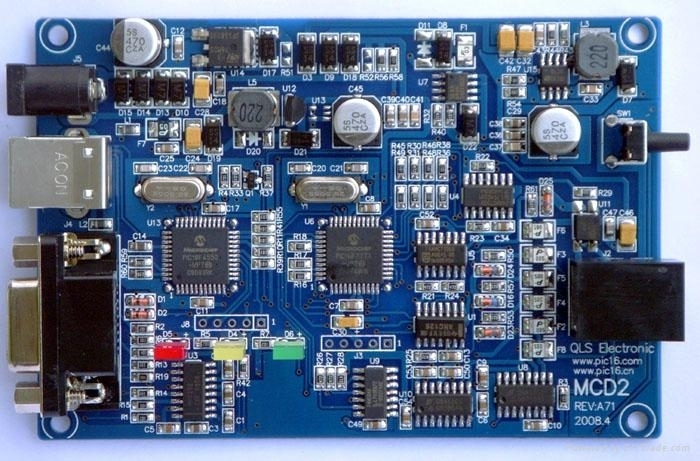
#> input picture OpenCV/opencv-fig2-board.jpg, 700 x 461 px
$ python opencv-py2-img03.template.py
#> lines starting #> are read from the running program, lines starting #| are printed output that depends on the picture
import cv2
import numpy as np
from matplotlib import pyplot as plt

"""
    模板匹配(match template)是一種用於尋找與模板圖像（補丁）匹配（相似）的圖像區域的技術。
    需要兩張圖片:
    原始圖片: 希望在其中找到與模板圖片匹配的位置
    模板圖片: 用來與原始圖片匹配的圖片(較小張圖片)，可以視為樣本
"""

img = cv2.imread('opencv-fig2-board.jpg',0)
#> img: shape (461, 700); min 0, max 255, mean 110.1
img2 = img.copy()
template = cv2.imread('opencv-fig2-board3.jpg',0) # 0 是轉灰階的意思
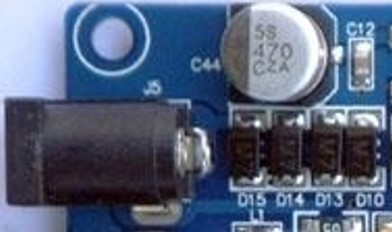
#> input picture OpenCV/opencv-fig2-board3.jpg, 392 x 232 px
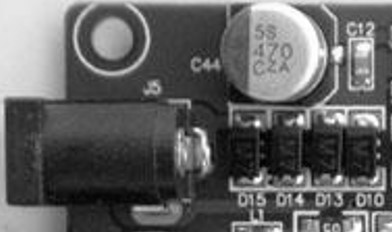
#> template: shape (232, 392); min 0, max 255, mean 97.8
#template = cv2.resize(template, (150, 150), interpolation=cv2.INTER_AREA)

## 發現 shape 出來的 232 392 是( 高度 , 寛度)
print(template.shape);
#| (232, 392)
print(template.shape[::1]);
#| (232, 392)

w, h = template.shape[::-1]
#> w = 392; h = 232

print("w: %d , h: %d" %(w,h));
#| w: 392 , h: 232


# All the 6 methods for comparison in a list (六種演算法)
methods = ['cv2.TM_CCOEFF', 'cv2.TM_CCOEFF_NORMED', 'cv2.TM_CCORR',
            'cv2.TM_CCORR_NORMED', 'cv2.TM_SQDIFF', 'cv2.TM_SQDIFF_NORMED']

## 依次用各種方法找出比對圖
for meth in methods:
    img = img2.copy()
    method = eval(meth)
    print(method)
    # Apply template Matching
    res = cv2.matchTemplate(img, template, method)
    min_val, max_val, min_loc, max_loc = cv2.minMaxLoc(res)

    # If the method is TM_SQDIFF or TM_SQDIFF_NORMED, take minimum
    if method in [cv2.TM_SQDIFF, cv2.TM_SQDIFF_NORMED]:
        top_left = min_loc
    else:
        top_left = max_loc
    bottom_right = (top_left[0] + w, top_left[1] + h)

    cv2.rectangle(img, top_left, bottom_right, (255), 5)

    #121 ("一列二欄 1號圖")
    plt.subplot(121),plt.imshow(res, cmap = 'gray')
    plt.title('Matching Result'), plt.xticks([]), plt.yticks([])
    #121 ("一列二欄 2號圖")
    plt.subplot(122),plt.imshow(img, cmap = 'gray')
    plt.title('Detected Point'), plt.xticks([]), plt.yticks([])
    plt.suptitle(meth)

    plt.show()
#> this loop made 6 passes
#> (min_val, max_val, min_loc, top_left, bottom_right) on passes 1 to 4: (-42829712, 90534376, (308, 225), (236, 0), (628, 232)), (-0.109, 0.238, (60, 212), (235, 0), (627, 232)), (684637696, 1.19e+09, (45, 206), (308, 0), (700, 232)), (0.658, 0.79, (308, 211), (235, 0), (627, 232))
#> (min_val, max_val, max_loc, top_left, bottom_right) on passes 5 to 6: (513607200, 906984384, (308, 229), (0, 147), (392, 379)), (0.434, 0.701, (46, 206), (235, 2), (627, 234))
#> pass 1, `res = cv2.matchTemplate(img, template, method)`:
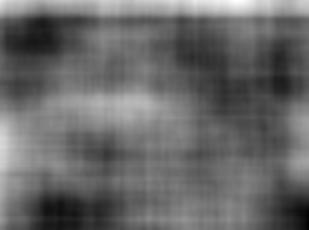
#> res: shape (230, 309) float32; min -42829712, max 90534376, mean 11758054; drawn with min black and max white
#> pass 1, `plt.show()`:
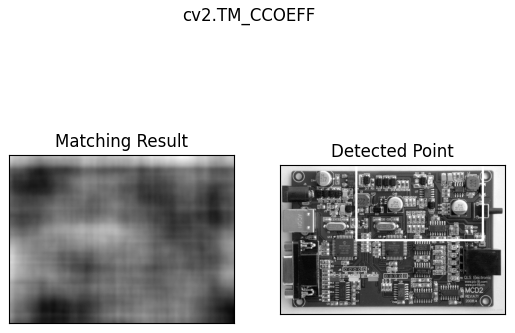
#> figure drawn by matplotlib, 2 panels
#> pass 3, `res = cv2.matchTemplate(img, template, method)`:
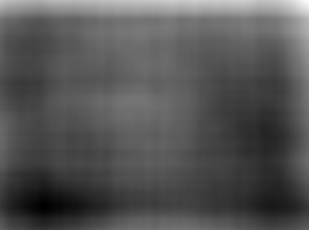
#> res: shape (230, 309) float32; min 684637696, max 1.19e+09, mean 854100480; drawn with min black and max white
#> after the loop:
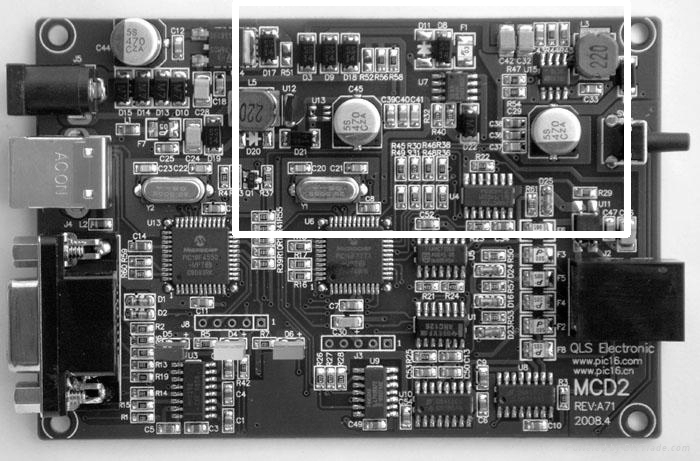
#> img: shape (461, 700); min 0, max 255, mean 112.9
#> after the loop:
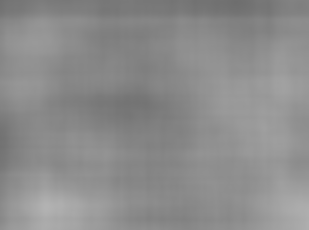
#> res: shape (230, 309) float32; min 0.434, max 0.701, mean 0.551
